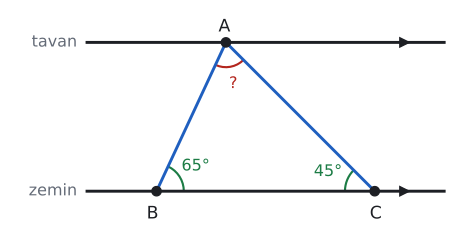

Python code for this plot:
import sys; sys.path.insert(0, "tools")
from cizim import *
def yon(d): return np.array([np.cos(np.radians(d)), np.sin(np.radians(d))])
def kesis(p, u, q, v):
    s = np.linalg.solve(np.array([u, -v]).T, q - p); return p + s[0] * u
def aciolc(k, p, q):
    return np.degrees(np.arccos(np.dot(p - k, q - k) / np.linalg.norm(p - k) / np.linalg.norm(q - k)))

# Alıştırma 9: tavan (d1) // zemin (d2). İpler A'dan B ve C'ye; AB zeminle 65°, AC zeminle 45°. m(BAC) = 70°.
h = 3.0; A = np.array([2.0, h])
B = A + h / np.sin(np.radians(65)) * yon(-115); C = A + h / np.sin(np.radians(45)) * yon(-45)
print("BAC", aciolc(A, B, C))
fig, ax = sekil(6, 4.0); ax.set_aspect("equal"); ax.axis("off")
for y, ad in ((h, "tavan"), (0, "zemin")):
    ax.plot([-0.8, 6.4], [y, y], color=YAZI); ax.plot(5.6, y, ">", color=YAZI, markersize=7)
    ax.text(-1.0, y, ad, ha="right", va="center", fontsize=12, color=SOLUK)
ax.plot(*zip(B, A, C), color=MAVI)
nokta(ax, *A, "A", dx=-0.15, dy=0.22); nokta(ax, *B, "B", dx=-0.2, dy=-0.55); nokta(ax, *C, "C", dx=-0.1, dy=-0.55)
aci(ax, B, B + yon(0), A, r=0.55, ad="65°", renk=YESIL)
aci(ax, C, C + yon(180), A, r=0.6, ad="45°", renk=YESIL)
aci(ax, A, B, C, r=0.5, ad="?", renk=KIRMIZI)
ax.set_xlim(-2.4, 6.6); ax.set_ylim(-0.9, h + 0.7)
kaydet(fig, __file__)
